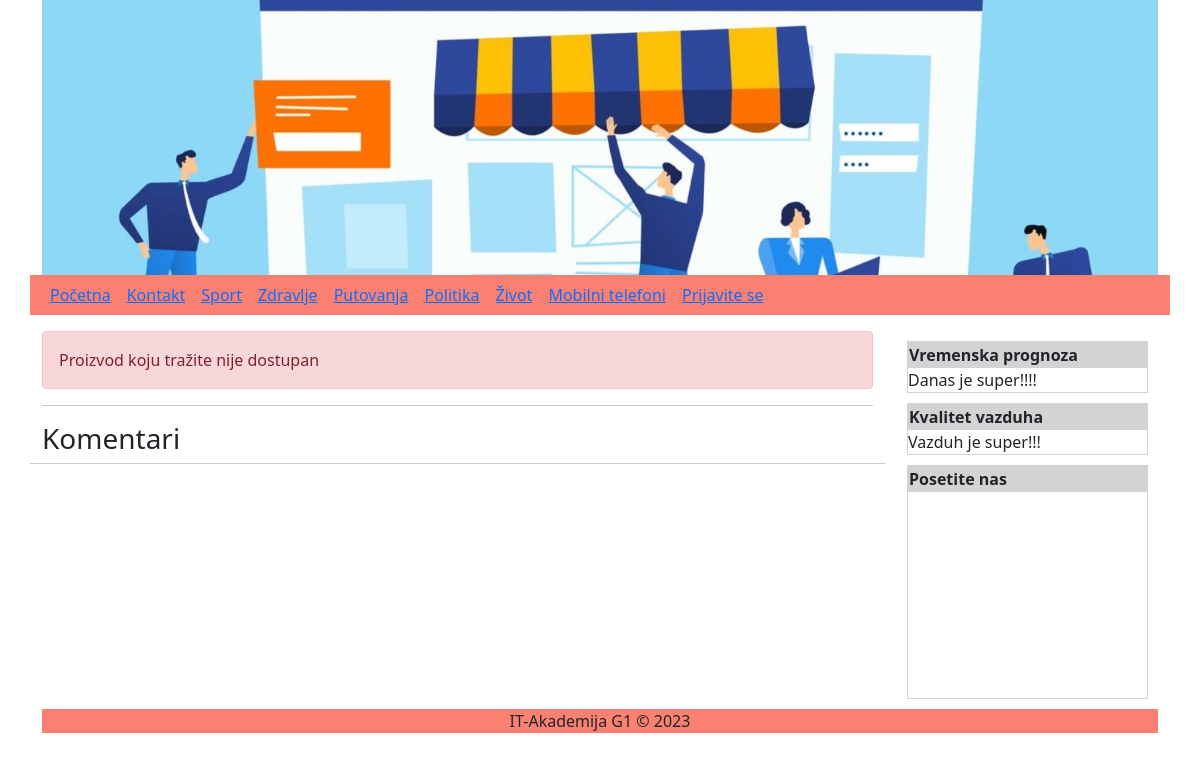
Page /proizvod-komentarUlogovanKorisnik.php on the committed database.
### tables this page shows
CREATE TABLE IF NOT EXISTS `kategorije` (
  `id` int(2) UNSIGNED NOT NULL AUTO_INCREMENT,
  `naziv` varchar(20) NOT NULL,
  PRIMARY KEY (`id`)
);

### klase/classBaza.php (called while the page is built, shortened)
<?php
class Baza{
    private $db;
    public function connect(){
        $this->db=@mysqli_connect("localhost", "root", "", "g1");
        return $this->db;
    }
    public function query($upit){
        return mysqli_query($this->db, $upit);
    }
    public function fetch_assoc($rez){
        return mysqli_fetch_assoc($rez);
    }
}
?>

### funkcije.php (called while the page is built, shortened)
<?php
function login(){
    return false;
}
?>

### _gornjimeni.php (the view)
<div class="row mb-3">
    <div class="col-12" style="background-color: salmon">
        <?php
        echo "<div class='link'><a href='index.php'>Početna</a></div>";
        echo "<div class='link'><a href='kontakt.php'>Kontakt</a></div>";
        $upit="SELECT * FROM kategorije";
        $rez=$db->query($upit);
        while($red=$db->fetch_assoc($rez))
            echo "<div class='link'><a href='index.php?kategorija={$red['id']}'>{$red['naziv']}</a></div>";
        if(login()){
            echo "<div class='link'><a href='odjava.php'>{$_SESSION['podaci']}</a></div>";
        }else
            echo "<div class='link'><a href='prijava.php'>Prijavite se</a></div>";
        ?>
    </div>
</div>

### css/style.css (style rules this page uses)
.link { display: inline-block; padding:5px; margin:3px; }

### rows in the picture
kategorije: naziv "Sport"
kategorije: naziv "Zdravlje"
kategorije: naziv "Putovanja"
kategorije: naziv "Politika"
kategorije: naziv "Život"
kategorije: naziv "Mobilni telefoni"

### other values in the picture
$str "Proizvod koju tražite nije dostupan"
